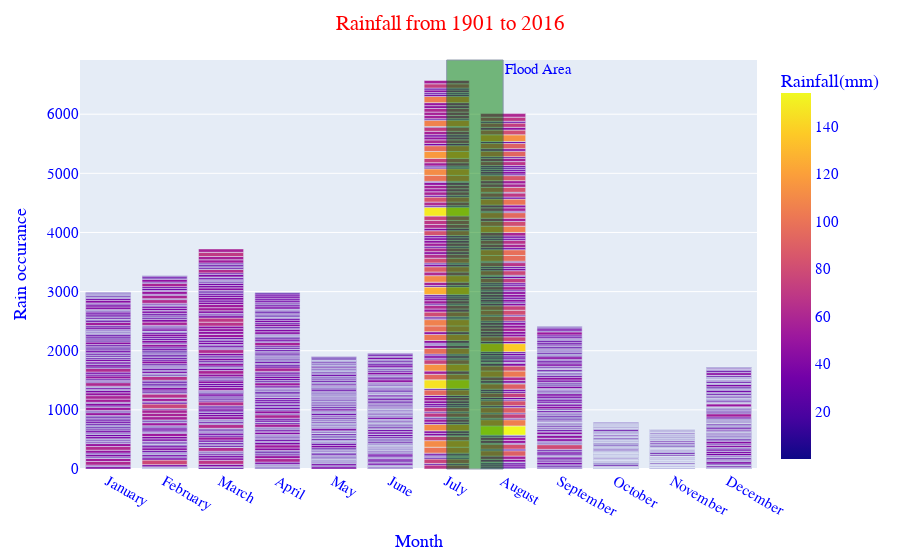

The code cell stored with this chart in its notebook:
### Markdown cell above
## Rainfall occurance with respect to Month
## 1901 to 2016

### Code cell
fig = px.bar(df, x='Month', y='Rainfall(mm)',color='Rainfall(mm)')
fig.update_layout(title_text="Rainfall from 1901 to 2016", title_x=0.5)
fig.update_layout(
    font_family="Courier New",
    font_color="blue",font_size=15,
    title_font_family="Times New Roman",
    title_font_color="red", yaxis_title="Rain occurance",
    legend_title_font_color="blue")
fig.add_vrect(x0="July", x1="August", 
              annotation_text="Flood Area", annotation_position="top left",
              fillcolor="green", opacity=0.50, line_width=1)

### Figure 1 — Plotly figure (JSON) as saved in the notebook; plotly's stock layout.template omitted (floating-point values rounded to 4 significant figures; data arrays with more than 128 entries replaced by an {"elided": "..."} marker saying what was removed)
{"data": [{"alignmentgroup": "True", "hovertemplate": "Month=%{x}<br>Rainfall(mm)=%{marker.color}<extra></extra>", "legendgroup": "", "marker": {"color": {"elided": "1392 float values"}, "coloraxis": "coloraxis", "pattern": {"shape": ""}}, "name": "", "offsetgroup": "", "orientation": "v", "showlegend": false, "textposition": "auto", "type": "bar", "x": {"elided": "1392 str values"}, "xaxis": "x", "y": {"elided": "1392 float values"}, "yaxis": "y"}], "layout": {"annotations": [{"showarrow": false, "text": "Flood Area", "x": "August", "xanchor": "left", "xref": "x", "y": 1, "yanchor": "top", "yref": "y domain"}], "barmode": "relative", "coloraxis": {"colorbar": {"title": {"text": "Rainfall(mm)"}}, "colorscale": [[0, "#0d0887"], [0.1111, "#46039f"], [0.2222, "#7201a8"], [0.3333, "#9c179e"], [0.4444, "#bd3786"], [0.5556, "#d8576b"], [0.6667, "#ed7953"], [0.7778, "#fb9f3a"], [0.8889, "#fdca26"], [1, "#f0f921"]]}, "font": {"color": "blue", "family": "Courier New", "size": 15}, "legend": {"title": {"font": {"color": "blue"}}, "tracegroupgap": 0}, "margin": {"t": 60}, "shapes": [{"fillcolor": "green", "line": {"width": 1}, "opacity": 0.5, "type": "rect", "x0": "July", "x1": "August", "xref": "x", "y0": 0, "y1": 1, "yref": "y domain"}], "title": {"font": {"color": "red", "family": "Times New Roman"}, "text": "Rainfall from 1901 to 2016", "x": 0.5}, "xaxis": {"anchor": "y", "domain": [0, 1], "title": {"text": "Month"}}, "yaxis": {"anchor": "x", "domain": [0, 1], "title": {"text": "Rain occurance"}}}}
